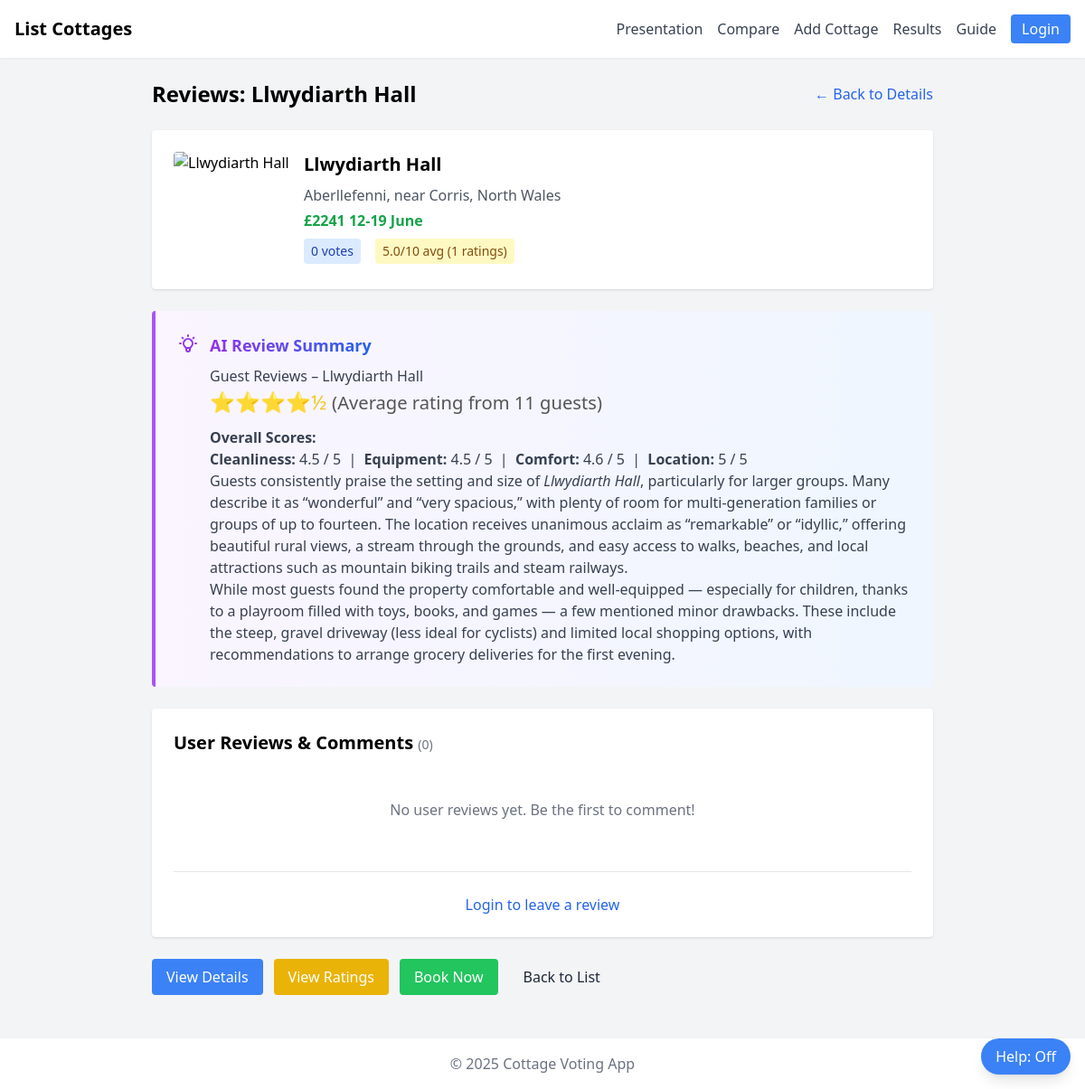
/reviews/1, run on the app's committed database.
### tables this page shows
CREATE TABLE "cottages" (
	"id"	INTEGER,
	"name"	TEXT,
	"location"	TEXT,
	"price"	TEXT,
	"beds"	INTEGER,
	"dogs_allowed"	INTEGER,
	"image"	TEXT,
	"description"	TEXT,
	"submitted_by"	TEXT,
	"votes"	INTEGER,
	"created_at"	DATETIME,
	"url"	TEXT,
	"hottub"	INTEGER,
	"secure_garden"	INTEGER,
	"ev_charging"	INTEGER,
	"parking"	INTEGER,
	"log_burner"	INTEGER,
	"high_chair"	INTEGER,
	"cot"	INTEGER,
	"ai_review_summary"	TEXT
);

### app.py (the view)
@app.route('/reviews/<int:cottage_id>')
def reviews(cottage_id):
    db = get_db()
    cottage = db.execute('SELECT * FROM cottages WHERE id = ?', (cottage_id,)).fetchone()
    if cottage is None:
        flash('Cottage not found')
        return redirect(url_for('cottages'))
    comments = db.execute(
        "SELECT * FROM comments WHERE cottage_id = ? ORDER BY created_at DESC",
        (cottage_id,)
    ).fetchall()
    stats = db.execute(
        "SELECT COUNT(*) as count, AVG(rating) as avg, SUM(rating) as total FROM ratings WHERE cottage_id = ?",
        (cottage_id,)
    ).fetchone()
    my_rating = None
    if session.get('user_name'):
        my_rating = db.execute(
            "SELECT rating, rated_at FROM ratings WHERE cottage_id = ? AND user_name = ?",
            (cottage_id, session['user_name'])
        ).fetchone()
    return render_template(
        'reviews.html',
        cottage=dict(cottage),
        comments=[dict(c) for c in comments],
        stats=dict(stats),
        my_rating=dict(my_rating) if my_rating else None
    )

### app.py (called while the page is built)
@app.context_processor
def inject_now():
    return {
        'now': datetime.now,
        'allow_admin_override': app.config.get('ALLOW_ADMIN_OVERRIDE', False),
        'admin_users': app.config.get('ADMIN_USERS', [])
    }

def get_db():
    db = getattr(g, '_database', None)
    if db is None:
        db = g._database = sqlite3.connect(app.config['DATABASE'])
        db.row_factory = sqlite3.Row
    return db

@app.teardown_appcontext
def close_connection(exception):
    db = getattr(g, '_database', None)
    if db is not None:
        db.close()

def _norm(name: str) -> str:
    return (name or "").strip().casefold()

def get_admins():
    env_list = [_norm(u) for u in os.environ.get("CC_ADMINS", "").split(",") if u.strip()]
    cfg_list = [_norm(u) for u in app.config.get("ADMIN_USERS", [])]
    return set(env_list + cfg_list)

def is_admin():
    return _norm(session.get("user_name")) in get_admins()

@app.context_processor
def inject_admin_flags():
    return {"is_admin": is_admin()}

### templates/reviews.html (shortened to what this page needs)
{% extends "base.html" %}
{% block content %}
<div class="max-w-4xl mx-auto px-4 py-6">
  <div class="flex justify-between items-center mb-6">
    <h1 class="text-2xl font-semibold">Reviews: {{ cottage['name'] }}</h1>
    <a href="{{ url_for('cottage_detail', cottage_id=cottage['id']) }}"
       class="text-blue-600 hover:text-blue-700"
       data-tooltip="Back to cottage details">&larr; Back to Details</a>
  </div>
  <div class="bg-white rounded shadow p-6 mb-6">
    <div class="flex gap-4">
      {% if cottage['image'] %}
      <img src="{{ cottage['image'] }}" alt="{{ cottage['name'] }}" class="w-32 h-32 object-cover rounded">
      {% endif %}
      <div class="flex-1">
        <h2 class="text-xl font-semibold mb-2">{{ cottage['name'] }}</h2>
        <p class="text-gray-600 mb-1">{{ cottage['location'] }}</p>
        <p class="text-green-600 font-bold mb-2">{{ cottage['price'] }}</p>
        <div class="flex gap-4 text-sm">
          <span class="px-2 py-1 bg-blue-100 text-blue-800 rounded">{{ cottage['votes'] }} votes</span>
          <span class="px-2 py-1 bg-yellow-100 text-yellow-800 rounded">{{ stats['avg']|round(1) if stats['avg'] else 0 }}/10 avg ({{ stats['count'] }} ratings)</span>
        </div>
      </div>
    </div>
  </div>
  {% if cottage['ai_review_summary'] %}
  <div class="bg-gradient-to-r from-purple-50 to-blue-50 border-l-4 border-purple-500 rounded p-6 mb-6">
    <div class="flex items-start gap-3">
      <div class="flex-shrink-0">
      </div>
      <div class="flex-1">
        <h3 class="text-lg font-semibold text-gray-900 mb-2">
          <span class="bg-gradient-to-r from-purple-600 to-blue-600 bg-clip-text text-transparent">AI Review Summary</span>
        </h3>
        <div class="text-gray-700 prose prose-sm max-w-none">
          {{ cottage['ai_review_summary']|safe }}
        </div>
      </div>
    </div>
  </div>
  {% endif %}
  <div class="bg-white rounded shadow p-6">
    <h2 class="text-xl font-semibold mb-4">
      User Reviews & Comments
      <span class="text-sm text-gray-500 font-normal">({{ comments|length }})</span>
    </h2>
    {% if comments %}
    <div class="space-y-4">
      {% for comment in comments %}
      <div class="border-b border-gray-200 pb-4 last:border-b-0">
        <div class="flex justify-between items-start mb-2">
          <div>
            <span class="font-medium text-gray-900">{{ comment['author'] }}</span>
            <span class="text-xs text-gray-500 ml-2">{{ comment['created_at'] }}</span>
          </div>
          {% if session.get('user_name') == comment['author'] %}
          <div class="flex gap-2">
            <button onclick="editComment({{ comment['id'] }}, '{{ comment['text']|replace("'", "\\'") }}')"
                    class="text-blue-600 hover:text-blue-700 text-sm"
                    data-tooltip="Edit comment">
              Edit
            </button>
            <form method="POST" action="{{ url_for('delete_comment', comment_id=comment['id']) }}" class="inline">
              <button type="submit"
                      class="text-red-600 hover:text-red-700 text-sm"
                      data-tooltip="Delete comment"
                      onclick="return confirm('Delete this comment?')">
                Delete
              </button>
            </form>
          </div>
          {% endif %}
        </div>
        <p class="text-gray-700">{{ comment['text'] }}</p>
      </div>
      {% endfor %}
    </div>
    {% else %}
    <p class="text-gray-500 text-center py-8">No user reviews yet. Be the first to comment!</p>
    {% endif %}
    {% if session.get('user_name') %}
    <div class="mt-6 pt-6 border-t border-gray-200">
      <h3 class="text-lg font-medium mb-3">Add Your Review</h3>
      <form method="POST" action="{{ url_for('cottage_detail', cottage_id=cottage['id']) }}">
        <textarea name="comment"
                  rows="4"
                  class="w-full px-3 py-2 border border-gray-300 rounded focus:outline-none focus:ring-2 focus:ring-blue-500"
                  placeholder="Share your thoughts about this cottage..."
                  required></textarea>
        <button type="submit"
                class="mt-2 bg-blue-500 hover:bg-blue-600 text-white px-4 py-2 rounded"
                data-tooltip="Post your comment">
          Post Comment
        </button>
      </form>
    </div>
    {% else %}
    <div class="mt-6 pt-6 border-t border-gray-200 text-center">
      <a href="{{ url_for('join') }}" class="text-blue-600 hover:text-blue-700">
        Login to leave a review
      </a>
    </div>
    {% endif %}
  </div>
  <div class="mt-6 flex gap-3 flex-wrap">
    <a href="{{ url_for('cottage_detail', cottage_id=cottage['id']) }}"
       class="bg-blue-500 hover:bg-blue-600 text-white px-4 py-2 rounded"
       data-tooltip="View full details">
      View Details
    </a>
    <a href="{{ url_for('cottage_ratings', cottage_id=cottage['id']) }}"
       class="bg-yellow-500 hover:bg-yellow-600 text-white px-4 py-2 rounded"
       data-tooltip="View ratings breakdown">
      View Ratings
    </a>
    {% if cottage['url'] %}
    <a href="{{ cottage['url'] }}"
       target="_blank"
       class="bg-green-500 hover:bg-green-600 text-white px-4 py-2 rounded"
       data-tooltip="Open booking page">
      Book Now
    </a>
    {% endif %}
    <a href="{{ url_for('cottages') }}"
       class="bg-gray-100 hover:bg-gray-200 text-gray-800 px-4 py-2 rounded"
       data-tooltip="Back to cottage list">
      Back to List
    </a>
  </div>
</div>
{% endblock %}

### templates/base.html (style rules this page uses)
[data-tooltip] { position: relative; }
[data-tooltip]::before { content: attr(data-tooltip); position: absolute; top: 100%; left: 50%; transform: translateX(-50%); background: #1f2937; color: #fff; padding: .4rem .6rem; border-radius: .375rem; font-size: .875rem; white-space: nowrap; opacity: 0; visibility: hidden; transition: opacity .15s ease; pointer-events: none; z-index: 50; margin-top: .35rem; }

### data on the page
cottages: name "Llwydiarth Hall", location "Aberllefenni, near Corris, North Wales", price "£2241 12-19 June", votes "0", ai_review_summary "Guest Reviews – Llwydiarth Hall ⭐⭐⭐⭐½ (Average rating from 11 guests) Overall Scores: Cleanliness: 4.5 / 5 | Equipment: 4.5 / 5 | Comfort: 4.6 / 5 | Location: 5 / 5 Guests consistently praise the setting and size of Llwydiarth Hall , particularly for larger groups. Many describe it as “wonderful” and “very spacious,” with plenty of room for multi-generation families or groups of up to fourteen. The location receives unanimous acclaim as “remarkable” or “idyllic,” offering beautiful rural views, a stream through the grounds, and easy access to walks, beaches, and local attractions such as mountain biking trails and steam railways. While most guests found the property comfortable and…"

### other printed values
{{ stats['avg']|round(1) if stats['avg'] else 0 }} "5.0"
{{ stats['count'] }} "1"
{{ comments|length }} "0"
